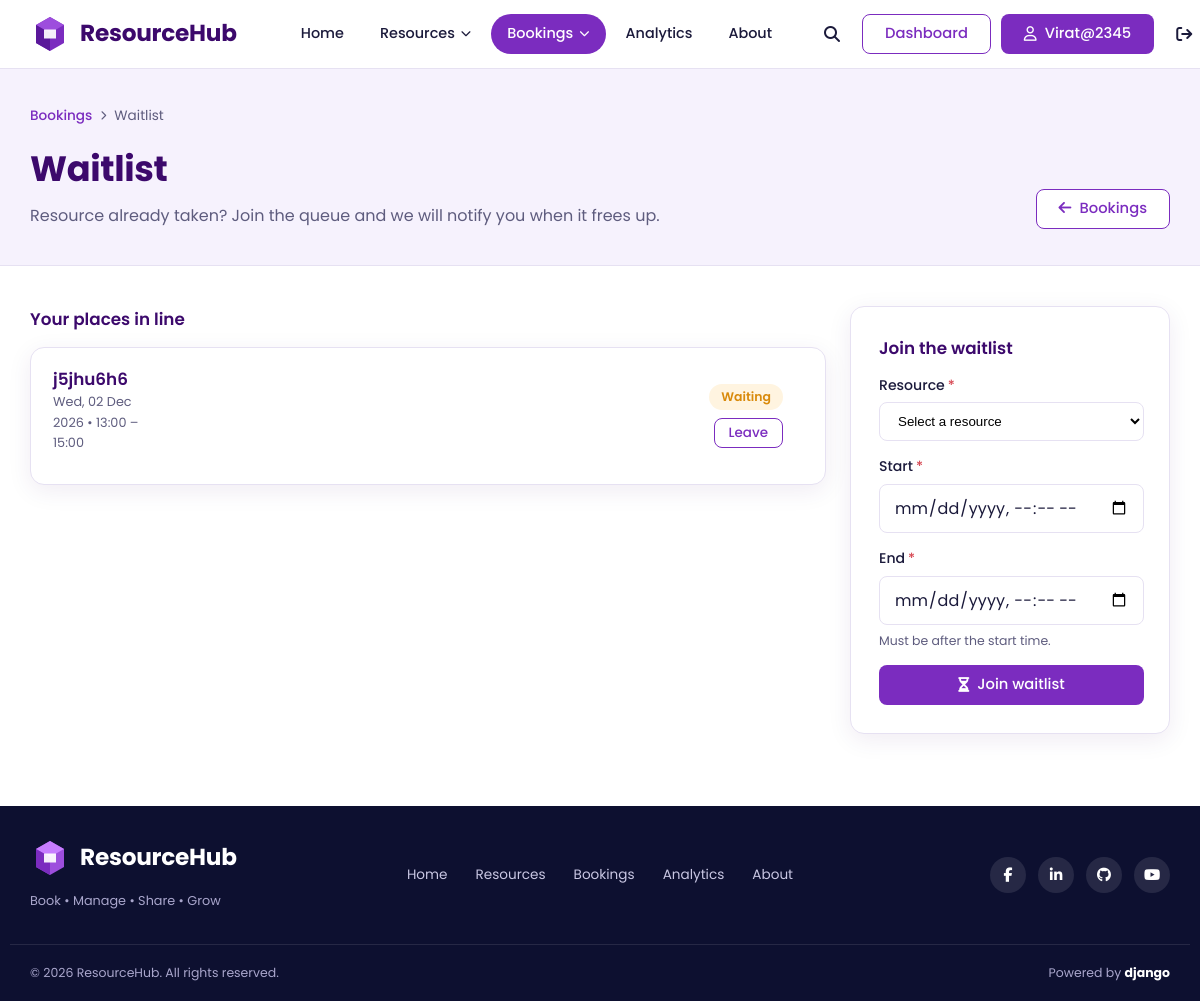
Before: /bookings/waitlist/ (signed in) with the older database file.
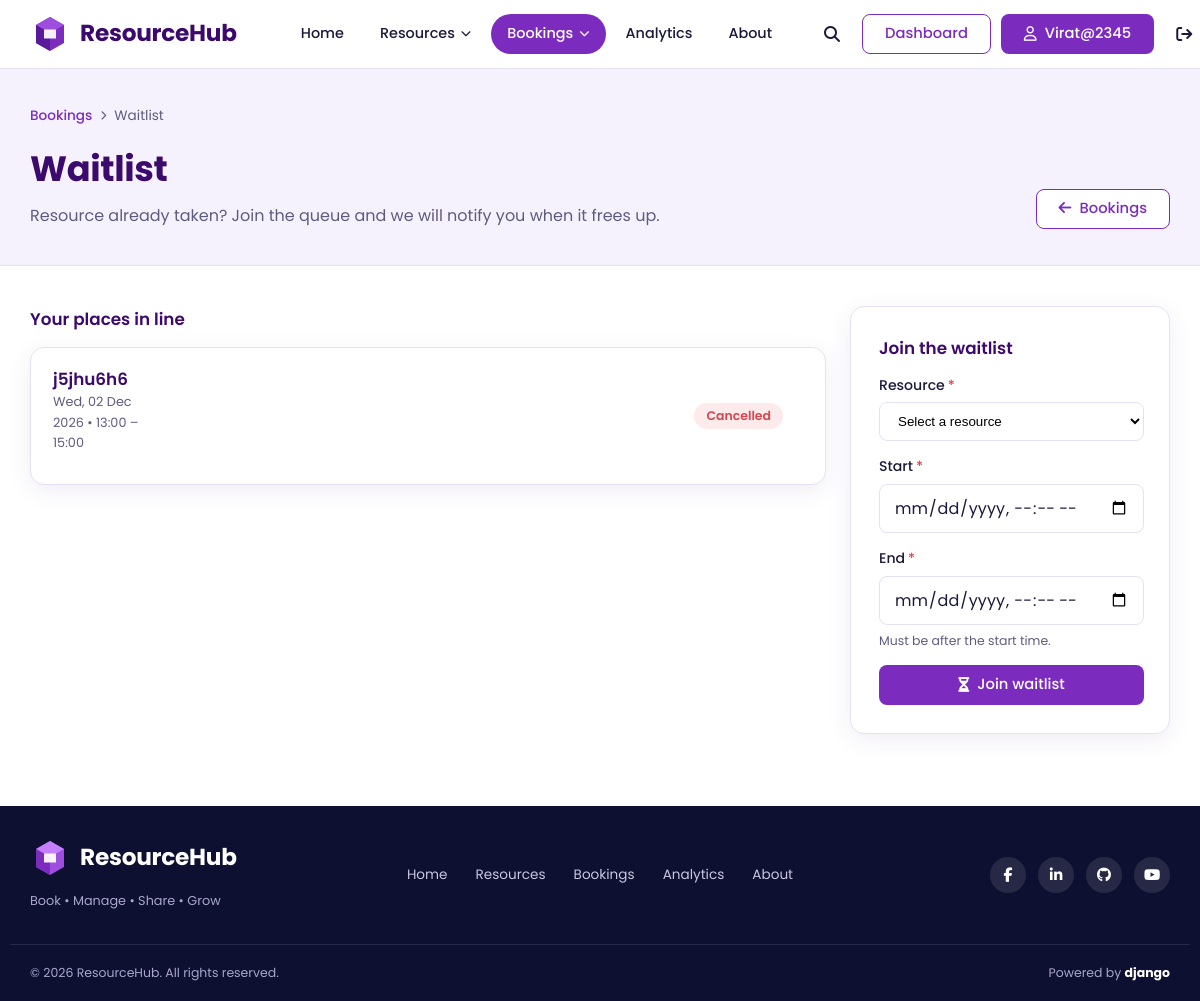
After: the same page with the newer database file.
### bookings/models.py (models this page shows, shortened)
class WaitList(models.Model):
    user = models.ForeignKey(
        settings.AUTH_USER_MODEL, on_delete=models.CASCADE
    )
    resource = models.ForeignKey(
        "resources.Resource", on_delete=models.CASCADE
    )
    requested_start = models.DateTimeField()
    requested_end = models.DateTimeField()
    notified = models.BooleanField(default=False)
    status = models.CharField(max_length=20, default="waiting")

### resources/models.py (models this page shows, shortened)
class Resource(models.Model):
    name = models.CharField(max_length=200)
    category = models.ForeignKey(ResourceCategory, on_delete=models.CASCADE)
    department = models.CharField(max_length=100)
    capacity = models.PositiveIntegerField()
    location = models.CharField(max_length=200)
    qr_code = models.CharField(
        max_length=255,
        unique=True,
        default=uuid.uuid4,
        editable=False
    )
    device_code = models.CharField(
        max_length=100,
        unique=True,
        default=generate_device_code,
        editable=False
    )
    open_time = models.TimeField()
    close_time = models.TimeField()
    status = models.CharField(max_length=50)
    description = models.TextField()

### bookings/views.py (the view)
# urls.py: path('waitlist/', views.waitlist_view, name='waitlist'),
@login_required
def waitlist_view(request):
    entries = WaitList.objects.filter(
        user=request.user
    ).select_related('resource').order_by('-id')
    return render(request, 'bookings/waitlist.html', {
        'entries': entries,
        'resources': Resource.objects.all(),
    })

### templates/bookings/waitlist.html (shortened to what this page needs)
{% extends 'core/base.html' %}
{% load static %}
{% block extra_css %}
<link rel="stylesheet" href="{% static 'css/bookings.css' %}">
<link rel="stylesheet" href="{% static 'css/conflicts.css' %}">
{% endblock %}
{% block content %}
<section class="page-head">
  <div class="container">
    <nav class="breadcrumb" aria-label="Breadcrumb">
      <a href="{% url 'bookings:booking_list' %}">Bookings</a>
      <i class="fa-solid fa-chevron-right" aria-hidden="true"></i>
      <span>Waitlist</span>
    </nav>
    <div class="page-head-inner">
      <div>
        <h1>Waitlist</h1>
        <p>Resource already taken? Join the queue and we will notify you when it frees up.</p>
      </div>
      <div class="head-actions">
        <a class="btn btn-outline" href="{% url 'bookings:booking_list' %}"><i class="fa-solid fa-arrow-left" aria-hidden="true"></i> Bookings</a>
      </div>
    </div>
  </div>
</section>
<section class="section">
  <div class="container detail-layout">
    <div>
      <h2 class="panel-title">Your places in line</h2>
      {% if entries %}
      <div class="wait-list">
        {% for w in entries %}
        <article class="wait-item">
          <div class="wait-body">
            <h3><a href="{% url 'resources:resource_detail' w.resource.pk %}">{{ w.resource.name }}</a></h3>
            <p class="row-sub">{{ w.requested_start|date:"D, d M Y" }} &bull; {{ w.requested_start|time:"H:i" }} – {{ w.requested_end|time:"H:i" }}</p>
          </div>
          <div class="wait-side">
            <span class="badge badge-{{ w.status|lower|slugify }}">{{ w.status|capfirst }}</span>
            {% if w.status == 'waiting' or w.status == 'notified' %}
            <form method="post" action="{% url 'bookings:leave_waitlist' w.pk %}">
              <button type="submit" class="btn btn-outline btn-sm" onclick="return confirm('Leave the waitlist for {{ w.resource.name|escapejs }}?');">Leave</button>
            </form>
            {% endif %}
          </div>
        </article>
        {% endfor %}
      </div>
      {% else %}
      <div class="empty-state">
        <i class="fa-solid fa-hourglass-half" aria-hidden="true"></i>
        <h2>You are not on any waitlist</h2>
        <p>Join one from the form and track your position here.</p>
      </div>
      {% endif %}
    </div>
    <aside class="panel side-panel">
      <h2 class="panel-title">Join the waitlist</h2>
      <form method="post" action="{% url 'bookings:add_to_waitlist' %}" class="wait-form" id="waitlistForm">
        <div class="form-field">
          <label for="resource">Resource<span class="req" aria-hidden="true">*</span></label>
          <select id="resource" name="resource" required>
            <option value="">Select a resource</option>
          </select>
        </div>
        <div class="form-field">
          <label for="start_time">Start<span class="req" aria-hidden="true">*</span></label>
          <input type="datetime-local" id="start_time" name="start_time" required>
        </div>
        <div class="form-field">
          <label for="end_time">End<span class="req" aria-hidden="true">*</span></label>
          <input type="datetime-local" id="end_time" name="end_time" required>
          <small class="help">Must be after the start time.</small>
        </div>
        <button type="submit" class="btn btn-primary btn-block"><i class="fa-solid fa-hourglass-half" aria-hidden="true"></i> Join waitlist</button>
      </form>
    </aside>
  </div>
</section>
{% endblock %}

Changed rows visible on the page:
changed WaitList "j5jhu6h6": status "Waiting" → "Cancelled"; no longer shows "Leave"
